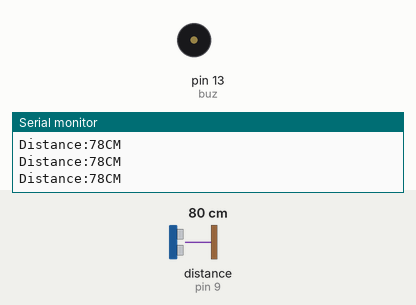
Bench run of a sketch on a simulated Arduino Uno, built with avr-gcc and run on an emulated ATmega328P. On the bench: buzzer (waves = sounding, pin HIGH), the last lines printed to the serial monitor. Wiring (inferred from the names in the program): ultrasonic range finder: trigger pin 8; echo pin 9. The inputs (shaded band) are chosen by the test bench; at power-on: distance to the obstacle (sensor on pin 9) 80 cm. The echo pulse lasts 58.3 µs per cm; pins used as bus, display or sensor lines are not drawn.

Above: at 1.2 s.
1.3 s: distance to the obstacle (sensor on pin 9) set to 23 cm
2.8 s: distance to the obstacle (sensor on pin 9) set to 18 cm
At 3.3 s:
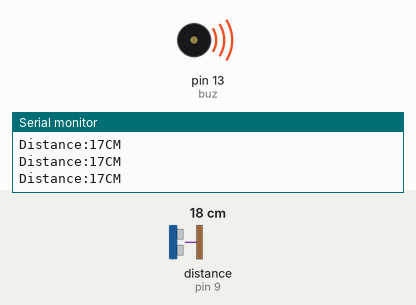
4.4 s: distance to the obstacle (sensor on pin 9) set to 35 cm
At 5.4 s:
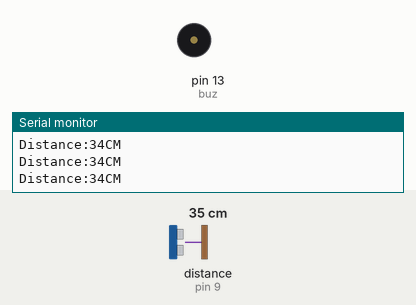
5.9 s: distance to the obstacle (sensor on pin 9) set to 9 cm
At 6.8 s:
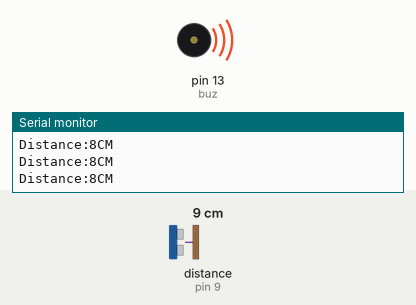
Timing chart, 0 to 8.4 s (numbered marks = the images above; inputs shaded):
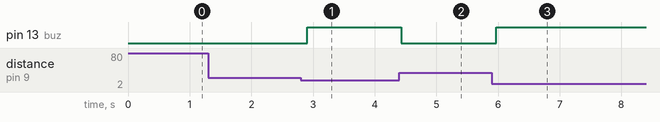

Measured:
- the behaviour switches between 21 and 20 cm on distance to the obstacle (sensor on pin 9) (found by bisection; images 0 and 1)
- after the input at 2.8 s, pin 13 (buz): LOW → HIGH after 0.10 s
- after the input at 4.4 s, pin 13 (buz): HIGH → LOW at once
- after the input at 5.9 s, pin 13 (buz): LOW → HIGH after 0.07 s

The sketch:

Ultrasonic_Sensor_Buzzer.ino
```cpp
#define trig 8
#define echo 9
#define buz 13
int duration=0;
int distance=0;
void setup() {
  pinMode(trig,OUTPUT);
  pinMode(echo,INPUT);
  pinMode(buz,OUTPUT);
  Serial.begin(9600);

}

void loop() {
  digitalWrite(trig,HIGH);
  delayMicroseconds(10);
  digitalWrite(trig,LOW);
  duration=pulseIn(echo,HIGH);
  distance=(duration*0.034)/2;
  Serial.print("Distance:");
  Serial.print(distance);
  Serial.println("CM");
  if(distance<20)
  {
    digitalWrite(buz,HIGH);
  }
  else{
    digitalWrite(buz,LOW);
  }
  delay(100);
}
```
